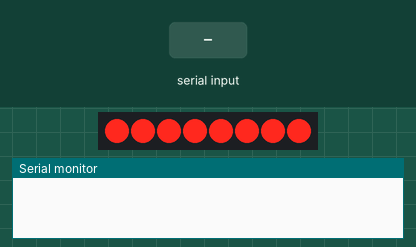
Recording of a sketch running on a simulated Arduino Uno, built with avr-gcc and run on an emulated ATmega328P. Shown: 8 shift-register outputs drawn as a row of LEDs (first output left, lit = HIGH), the last lines printed to the serial monitor. Wiring (inferred from the names in the program): shift register (74HC595): data pin 11; shift clock pin 12; latch pin 8. Wiring (inferred from the signals the program sends): row of LEDs: on Q0, Q1, Q2, Q3, Q4, Q5, Q6, Q7. The test bench sets the inputs (shaded band).

Above: at 0.1 s.
1.8 s: "90,45\n" received over Serial
At 2.9 s:
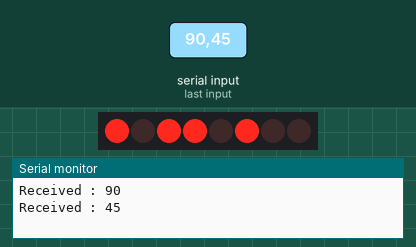
3.3 s: "30,150\n" received over Serial
At 4.0 s:
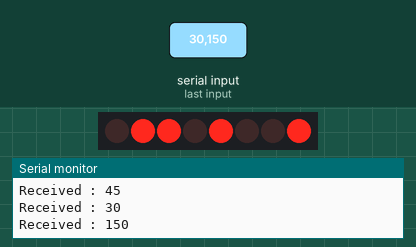
4.8 s: "5\n" received over Serial
At 5.7 s:
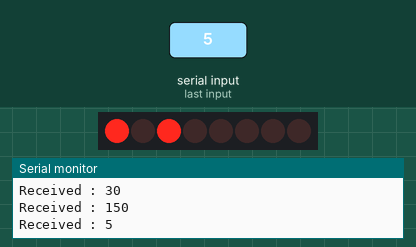
6.3 s: "200\n" received over Serial
At 6.9 s:
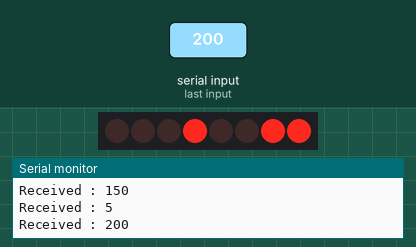
7.8 s: "90\n" received over Serial
At 9.2 s:
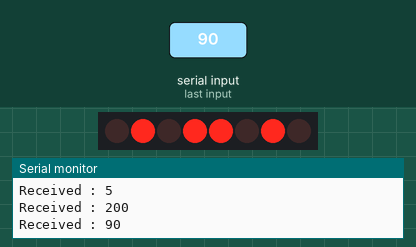
Timing chart, 0 to 10.3 s (numbered marks = the images above; inputs shaded):
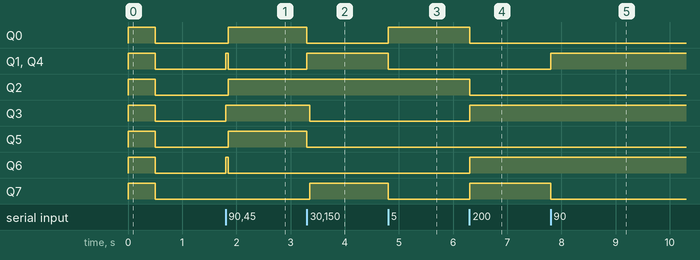

The sketch:

DF_Project.ino
```cpp
/*
Components
Arduino Uno R3
Shift Register 74HC595N
Wires
8 LEDs
8 220 ohm Resisters
Breadboard
*/
int latchPin = 8;//Pin 12
int clockPin = 12;//Pin 11
int dataPin = 11;//Pin 14
int x=0;
void setup() {
  Serial.begin(9600);
  pinMode(latchPin, OUTPUT);
  pinMode(clockPin, OUTPUT);
  pinMode(dataPin, OUTPUT);
  digitalWrite(latchPin,LOW);
  shiftOut(dataPin, clockPin, MSBFIRST,255);
  digitalWrite(latchPin,HIGH);
  delay(500);
  digitalWrite(latchPin,LOW);
  shiftOut(dataPin, clockPin, MSBFIRST,0);
  digitalWrite(latchPin,HIGH);
}
void loop(){
  while (!Serial.available()) {}
  digitalWrite(latchPin,LOW);
  x=Serial.parseInt();          //Receives Input from Serial Monitor
  if(x>0 && x<256){
    Serial.print("Received : ");
    Serial.println(x);
    shiftOut(dataPin, clockPin, MSBFIRST,x); //Performs bit shift operation
  }else if(x>=256&&x!=0){
    x=0;
    shiftOut(dataPin, clockPin, MSBFIRST,x);
    Serial.println("Invalid Number");
    Serial.println("Reset");
  }
  digitalWrite(latchPin,HIGH);
  delay(50);
}
```

Measured:
- after the input at 1.8 s, Q0, Q2, Q5: LOW → HIGH after 0.05 s; Q1, Q4, Q6: LOW → HIGH at once, → LOW 0.05 s later; Q3: LOW → HIGH at once
- after the input at 3.3 s, Q0, Q5: HIGH → LOW at once; Q1, Q4: LOW → HIGH at once; Q3: HIGH → LOW after 0.05 s; Q7: LOW → HIGH after 0.05 s
- after the input at 4.8 s, Q0: LOW → HIGH at once; Q1, Q4, Q7: HIGH → LOW at once
- after the input at 6.3 s, Q0, Q2: HIGH → LOW at once; Q3, Q6, Q7: LOW → HIGH at once
- after the input at 7.8 s, Q1, Q4: LOW → HIGH at once; Q7: HIGH → LOW at once
